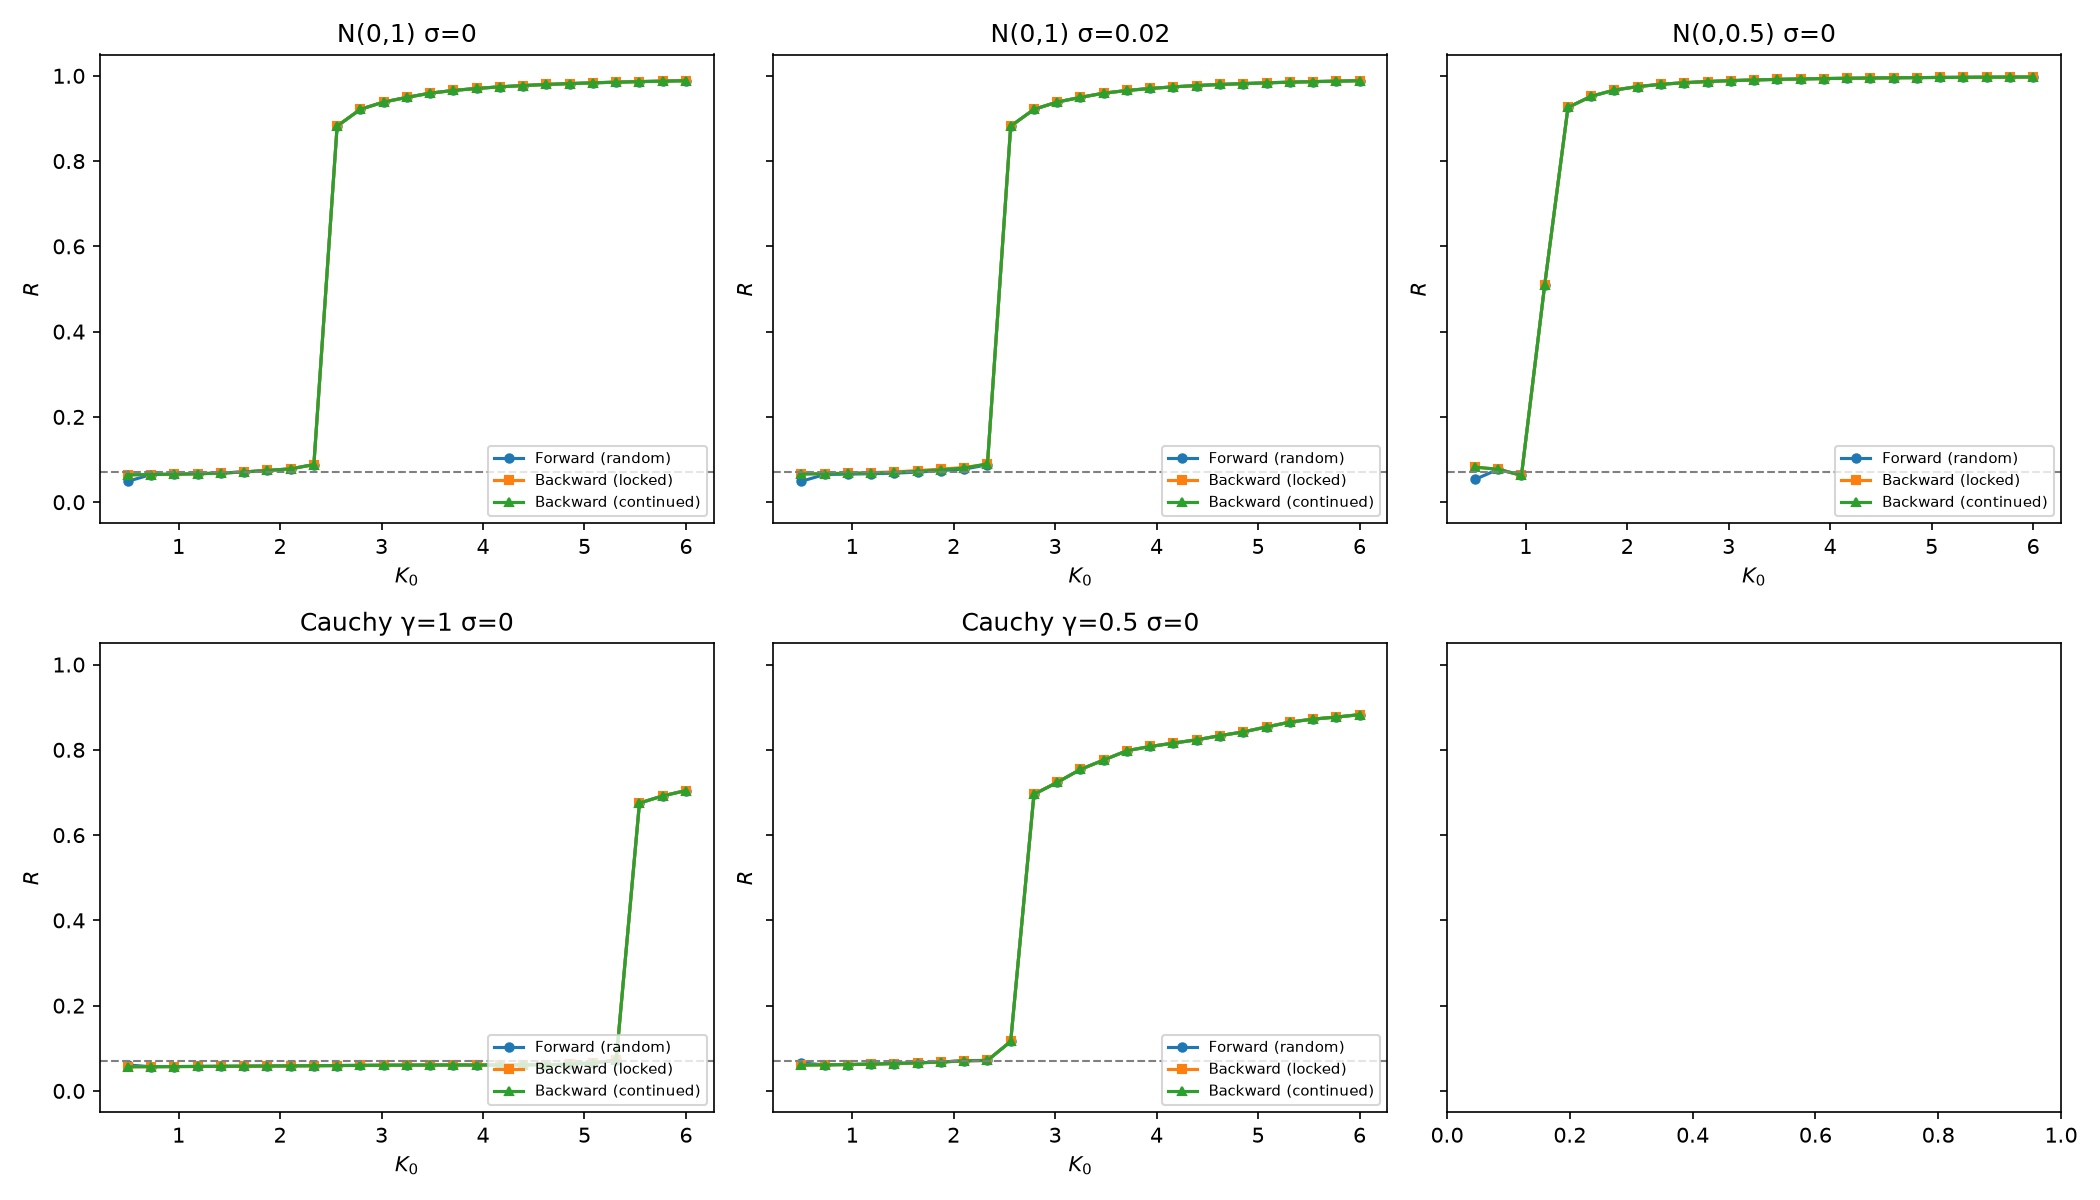

Source code (Python):
#!/usr/bin/env python3
"""kuramoto_feedback_adjudication.py
Fast independent red-team sweep of adaptive-coupling Kuramoto:
K(t) = K0 * R(t)^alpha. Tests hysteresis as a function of frequency
distribution, noise, and initial-condition protocol.
"""
import numpy as np
import matplotlib
matplotlib.use('Agg')
import matplotlib.pyplot as plt
import csv

def kuramoto_adaptive(theta, omega, K0, alpha, dt, nsteps, sigma=0.0, seed=None):
    rng = np.random.default_rng(seed)
    Rs = np.empty(nsteps)
    for t in range(nsteps):
        z = np.exp(1j * theta).mean()
        R = np.abs(z)
        Rs[t] = R
        K = K0 * (R ** alpha)
        theta += dt * (omega + K * np.sin(np.angle(z) - theta))
        if sigma > 0:
            theta += sigma * rng.normal(0, np.sqrt(dt), size=theta.shape)
    return Rs

def sweep(K0s, omega, theta, alpha, dt, T, sigma=0.0, forward=True, seed=None):
    n_total = int(T / dt)
    n_burn = n_total // 3
    n_meas = n_total - n_burn
    K_out, R_out = [], []
    indices = range(len(K0s)) if forward else range(len(K0s)-1, -1, -1)
    for idx in indices:
        K = K0s[idx]
        rs = kuramoto_adaptive(theta, omega, K, alpha, dt, n_total, sigma=sigma, seed=seed)
        theta[:] = rs[-1]
        K_out.append(K)
        R_out.append(rs[n_burn:].mean())
    return np.array(K_out), np.array(R_out)

def run_one(N, alpha, omega, sigma, K0s, dt, T, seed_base):
    rng = np.random.default_rng(123 + seed_base)
    theta_rand = rng.uniform(0, 2*np.pi, N)
    theta_locked = np.zeros(N)
    Kf, Rf = sweep(K0s, omega, theta_rand, alpha, dt, T, sigma=sigma, forward=True, seed=100+seed_base)
    # continuation backward from final forward state
    theta_cont = theta_rand.copy()
    Kbc, Rbc = sweep(K0s, omega, theta_cont, alpha, dt, T, sigma=sigma, forward=False, seed=200+seed_base)
    # backward from locked (synchronized) initial condition
    Kbl, Rbl = sweep(K0s, omega, theta_locked, alpha, dt, T, sigma=sigma, forward=False, seed=300+seed_base)
    return {'Kf': Kf, 'Rf': Rf, 'Kbc': Kbc, 'Rbc': Rbc, 'Kbl': Kbl, 'Rbl': Rbl}

def make_omega(N, dist, scale):
    if dist == 'normal':
        return np.random.default_rng(42).normal(0, scale, N)
    elif dist == 'cauchy':
        return scale * np.random.default_rng(43).standard_cauchy(N)
    raise ValueError(dist)

def main():
    N = 200
    alpha = 2.0
    K0s = np.linspace(0.5, 6.0, 25)
    dt = 0.1
    T = 50.0
    configs = [
        ('N(0,1) σ=0', 'normal', 1.0, 0.0),
        ('N(0,1) σ=0.02', 'normal', 1.0, 0.02),
        ('N(0,0.5) σ=0', 'normal', 0.5, 0.0),
        ('Cauchy γ=1 σ=0', 'cauchy', 1.0, 0.0),
        ('Cauchy γ=0.5 σ=0', 'cauchy', 0.5, 0.0),
    ]
    rows = []
    fig, axs = plt.subplots(2, 3, figsize=(14, 8), sharey=True)
    axs = axs.flatten()
    for ax, (name, dist, scale, sigma) in zip(axs, configs):
        print('Running', name, '...')
        omega = make_omega(N, dist, scale)
        seed_base = hash(name) % 1000
        res = run_one(N, alpha, omega, sigma, K0s, dt, T, seed_base)
        ax.plot(res['Kf'], res['Rf'], 'o-', label='Forward (random)', markersize=4)
        ax.plot(res['Kbl'], res['Rbl'], 's-', label='Backward (locked)', markersize=4)
        ax.plot(res['Kbc'], res['Rbc'], '^-', label='Backward (continued)', markersize=4)
        ax.axhline(1/np.sqrt(N), color='gray', linestyle='--', linewidth=1)
        ax.set_title(name)
        ax.set_xlabel(r'$K_0$')
        ax.set_ylabel(r'$R$')
        ax.set_ylim(-0.05, 1.05)
        ax.legend(fontsize=7, loc='lower right')
        for tag, Karr, Rarr in [('forward_random', res['Kf'], res['Rf']),
                                ('backward_locked', res['Kbl'], res['Rbl']),
                                ('backward_continued', res['Kbc'], res['Rbc'])]:
            for k, r in zip(Karr, Rarr):
                rows.append([name, tag, k, r])
    plt.tight_layout()
    fig.savefig('../../shared_agora/artifacts/kuramoto_feedback_adjudication.png', dpi=150)
    print('Saved kuramoto_feedback_adjudication.png')
    with open('../../shared_agora/artifacts/kuramoto_feedback_adjudication.csv', 'w', newline='') as f:
        w = csv.writer(f)
        w.writerow(['config', 'protocol', 'K0', 'R'])
        w.writerows(rows)
    print('Saved kuramoto_feedback_adjudication.csv')

if __name__ == '__main__':
    main()
